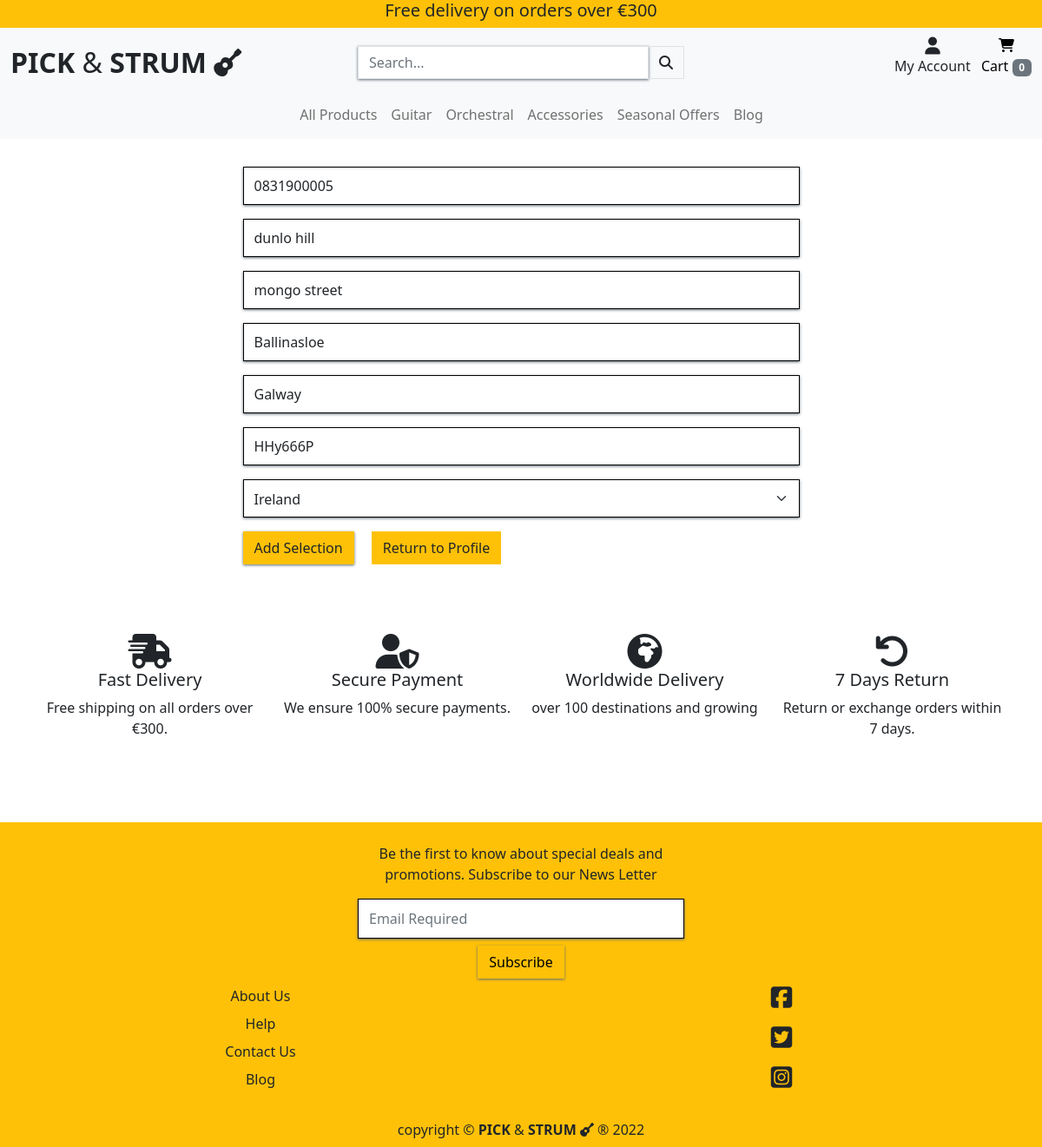
The app's page /profile/edit_profile/ (signed in), older data.
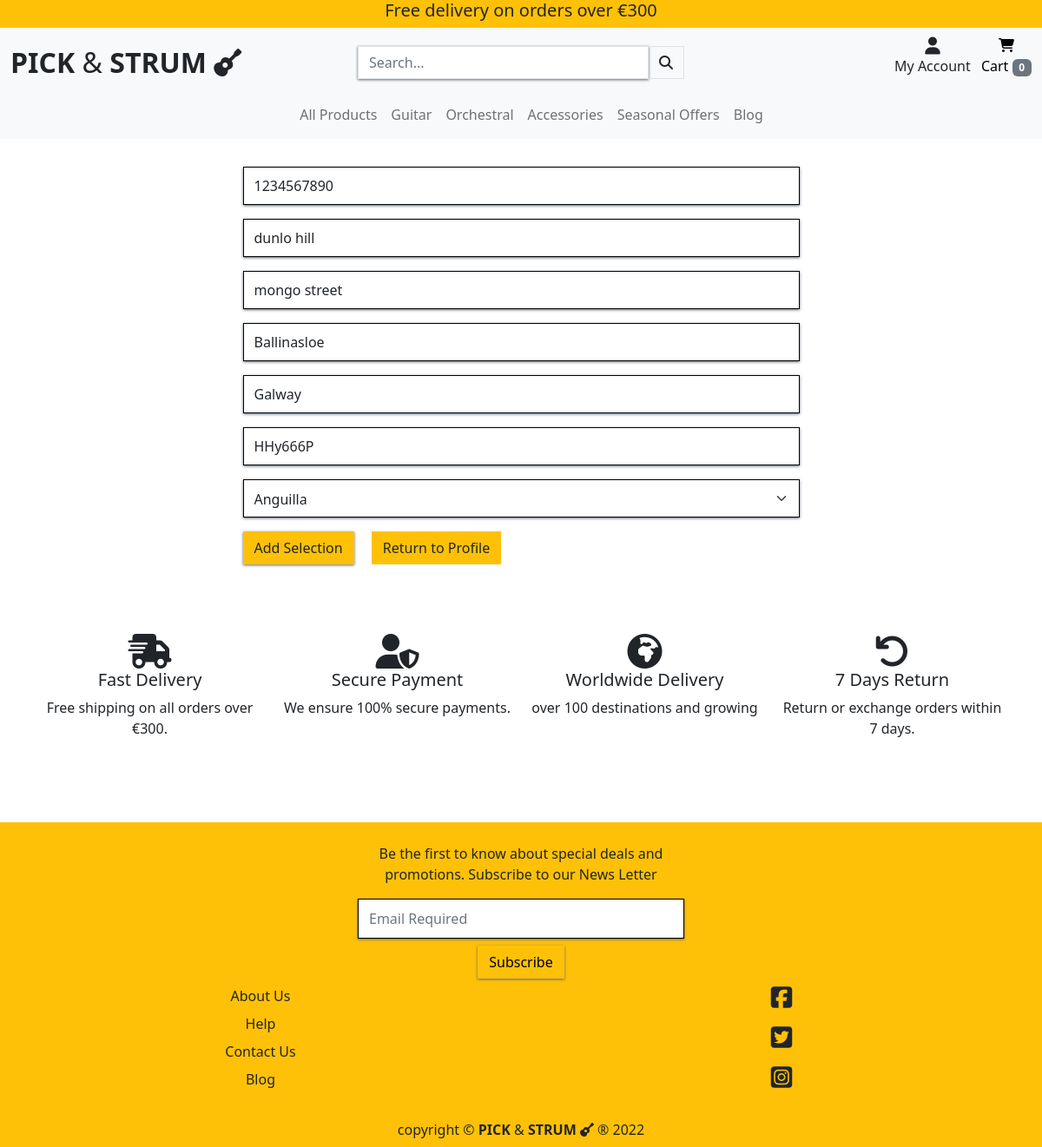
The same page, newer data.
### profiles/models.py (models this page shows, shortened)
class UserProfile(models.Model):
    user = models.OneToOneField(User, on_delete=models.CASCADE)
    default_phone_number = models.CharField(
        max_length=20, null=True, blank=True)
    default_street_address1 = models.CharField(
        max_length=80, null=True, blank=True)
    default_street_address2 = models.CharField(
        max_length=80, null=True, blank=True)
    default_town_or_city = models.CharField(
        max_length=40, null=True, blank=True)
    default_county = models.CharField(
        max_length=80, null=True, blank=True)
    default_postcode = models.CharField(
        max_length=20, null=True, blank=True)
    default_country = CountryField(
        blank_label='Country', null=True, blank=True)
    image = models.ImageField(null=True, blank=True)
    cover_photo = models.CharField(
        max_length=20, choices=COVER_PHOTO, default='Cool')

### profiles/views.py (the view)
# urls.py: path('edit_profile/', views.edit_profile, name='edit_profile'),
@login_required
def edit_profile(request):
    profile = get_object_or_404(UserProfile, user=request.user)
    address_form = UserProfileForm(
        request.POST or None,
        request.FILES or None,
        instance=profile
    )
    if address_form.is_valid():
        address_form.save()
        messages.success(
            request,
            'Your Profile Address has been updated successfully')
        return redirect('profile')
    context = {
        'address_form': address_form,
        'profile': profile,
        'profile_page': True
    }
    return render(request, 'profiles/update_address.html', context)

### profiles/forms.py
class UserProfileForm(forms.ModelForm):
    class Meta:
        model = UserProfile
        fields = (
            'default_phone_number',
            'default_street_address1',
            'default_street_address2',
            'default_town_or_city',
            'default_county',
            'default_postcode',
            'default_country'
        )
    def __init__(self, *args, **kwargs):
        super().__init__(*args, **kwargs)
        for field in self.fields:
            self.fields[field].label = False
            self.fields[field].widget.attrs['class'] = 'profile-update-input'
        self.fields['default_phone_number'].widget.attrs['placeholder'] = 'Phone Number'
        self.fields['default_street_address1'].widget.attrs['placeholder'] = 'Street Address 1'
        self.fields['default_street_address2'].widget.attrs['placeholder'] = 'Street Address 2'
        self.fields['default_town_or_city'].widget.attrs['placeholder'] = 'Town or City'
        self.fields['default_county'].widget.attrs['placeholder'] = 'County, State or Locality'
        self.fields['default_postcode'].widget.attrs['placeholder'] = 'Postal Code'

### profiles/templates/profiles/update_address.html (shortened to what this page needs)
{% extends "base.html" %}
{% load static %}
{% block extra_css %}
 <link rel="stylesheet" href="{% static 'profiles/css/profile.css' %}">
{% endblock %}
{% block page_header %}
<div class="container header-backspace">
</div>
{% endblock %}
{% block content %}
<div class="container mt-4">
    <div class="row">
        <div class="col-12 col-md-7 m-auto mt-4">
            <form action="{% url 'edit_profile' %}" method="POST">
                {{ address_form | crispy }}
                <input type="submit" class="btn btn-small bg-warning rounded-0" value="Add Selection">
                <a class="ms-3 btn btn-small bg-warning rounded-0" href="{% url 'profile' %}">Return to Profile</a>
            </form>
        </div>
    </div>
</div>
{% include 'includes/trust-stm.html' %}
{% endblock %}

Row changes from the older to the newer data that the page shows:
changed UserProfile "dunlo hill": default_phone_number "0831900005" → "1234567890"; default_country "Ireland" → "Anguilla"
